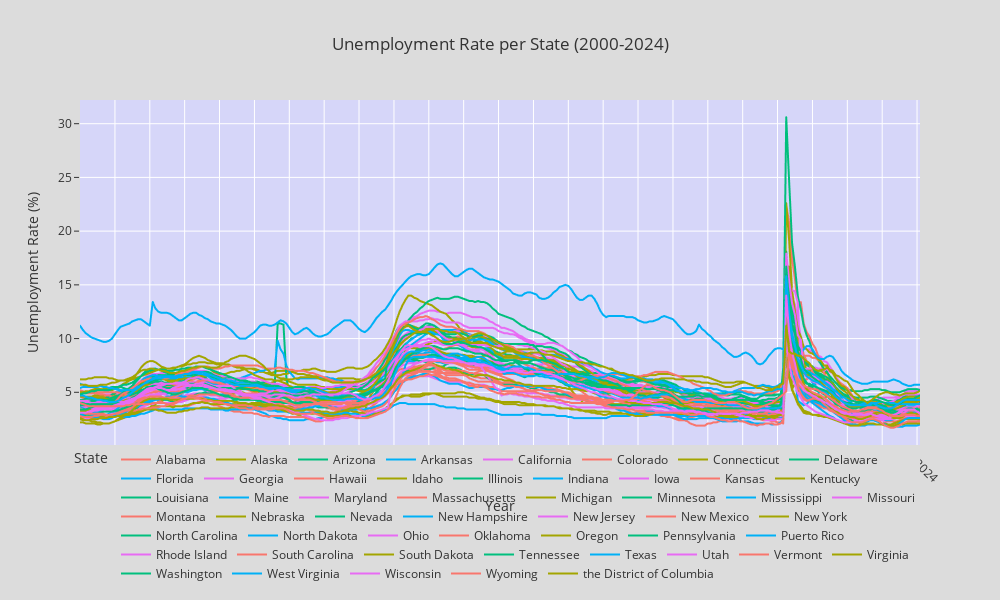

Source (notebook cell):
### Markdown cell above
#### EVOLUTION OF UNEMPLOYMENT RATE BY STATE

### Code cell
# Plot evolution of unemployment rate per state in Plotly, starting in 2000:
df2000 = df.loc["2000-01-01"::]
fig3 = px.line(df2000, title="Unemployment Rate per State (2000-2024)",
              labels={"value": "Unemployment Rate (%)", "variable": "State", "index": "Year"},
              width=1000, height=600)

fig3.update_layout(paper_bgcolor='#DCDCDC')
fig3.update_layout(plot_bgcolor='#d6d6f9')

# set x-axis ticks to be every 12 months, on top:
fig3.update_xaxes(tickangle=45, tickvals=df2000.index[::12], tickmode="array")

# set x axis tick labels to be years only:
fig3.update_xaxes(dtick="M12", tickformat="%Y", )

# ############### PONER LOS TICKS ARRIBA Y YA ESTA ####################



# place legend below plot:
fig3.update_layout(legend=dict(
    orientation="h",
    #yanchor=,
    y=0,
    xanchor="right",
    x=1
))

fig3.show()

### Figure 1 — Plotly figure (JSON) as saved in the notebook; plotly's stock layout.template omitted (floating-point values rounded to 4 significant figures; data arrays with more than 128 entries replaced by an {"elided": "..."} marker saying what was removed)
{"data": [{"hovertemplate": "State=Alabama<br>Year=%{x}<br>Unemployment Rate (%)=%{y}<extra></extra>", "legendgroup": "Alabama", "line": {"color": "#F8766D", "dash": "solid"}, "marker": {"symbol": "circle"}, "mode": "lines", "name": "Alabama", "showlegend": true, "type": "scattergl", "x": {"elided": "290 str values"}, "xaxis": "x", "y": {"elided": "290 float values"}, "yaxis": "y"}, {"hovertemplate": "State=Alaska<br>Year=%{x}<br>Unemployment Rate (%)=%{y}<extra></extra>", "legendgroup": "Alaska", "line": {"color": "#A3A500", "dash": "solid"}, "marker": {"symbol": "circle"}, "mode": "lines", "name": "Alaska", "showlegend": true, "type": "scattergl", "x": {"elided": "290 str values"}, "xaxis": "x", "y": {"elided": "290 float values"}, "yaxis": "y"}, {"hovertemplate": "State=Arizona<br>Year=%{x}<br>Unemployment Rate (%)=%{y}<extra></extra>", "legendgroup": "Arizona", "line": {"color": "#00BF7D", "dash": "solid"}, "marker": {"symbol": "circle"}, "mode": "lines", "name": "Arizona", "showlegend": true, "type": "scattergl", "x": {"elided": "290 str values"}, "xaxis": "x", "y": {"elided": "290 float values"}, "yaxis": "y"}, {"hovertemplate": "State=Arkansas<br>Year=%{x}<br>Unemployment Rate (%)=%{y}<extra></extra>", "legendgroup": "Arkansas", "line": {"color": "#00B0F6", "dash": "solid"}, "marker": {"symbol": "circle"}, "mode": "lines", "name": "Arkansas", "showlegend": true, "type": "scattergl", "x": {"elided": "290 str values"}, "xaxis": "x", "y": {"elided": "290 float values"}, "yaxis": "y"}, {"hovertemplate": "State=California<br>Year=%{x}<br>Unemployment Rate (%)=%{y}<extra></extra>", "legendgroup": "California", "line": {"color": "#E76BF3", "dash": "solid"}, "marker": {"symbol": "circle"}, "mode": "lines", "name": "California", "showlegend": true, "type": "scattergl", "x": {"elided": "290 str values"}, "xaxis": "x", "y": {"elided": "290 float values"}, "yaxis": "y"}, {"hovertemplate": "State=Colorado<br>Year=%{x}<br>Unemployment Rate (%)=%{y}<extra></extra>", "legendgroup": "Colorado", "line": {"color": "#F8766D", "dash": "solid"}, "marker": {"symbol": "circle"}, "mode": "lines", "name": "Colorado", "showlegend": true, "type": "scattergl", "x": {"elided": "290 str values"}, "xaxis": "x", "y": {"elided": "290 float values"}, "yaxis": "y"}, {"hovertemplate": "State=Connecticut<br>Year=%{x}<br>Unemployment Rate (%)=%{y}<extra></extra>", "legendgroup": "Connecticut", "line": {"color": "#A3A500", "dash": "solid"}, "marker": {"symbol": "circle"}, "mode": "lines", "name": "Connecticut", "showlegend": true, "type": "scattergl", "x": {"elided": "290 str values"}, "xaxis": "x", "y": {"elided": "290 float values"}, "yaxis": "y"}, {"hovertemplate": "State=Delaware<br>Year=%{x}<br>Unemployment Rate (%)=%{y}<extra></extra>", "legendgroup": "Delaware", "line": {"color": "#00BF7D", "dash": "solid"}, "marker": {"symbol": "circle"}, "mode": "lines", "name": "Delaware", "showlegend": true, "type": "scattergl", "x": {"elided": "290 str values"}, "xaxis": "x", "y": {"elided": "290 float values"}, "yaxis": "y"}, {"hovertemplate": "State=Florida<br>Year=%{x}<br>Unemployment Rate (%)=%{y}<extra></extra>", "legendgroup": "Florida", "line": {"color": "#00B0F6", "dash": "solid"}, "marker": {"symbol": "circle"}, "mode": "lines", "name": "Florida", "showlegend": true, "type": "scattergl", "x": {"elided": "290 str values"}, "xaxis": "x", "y": {"elided": "290 float values"}, "yaxis": "y"}, {"hovertemplate": "State=Georgia<br>Year=%{x}<br>Unemployment Rate (%)=%{y}<extra></extra>", "legendgroup": "Georgia", "line": {"color": "#E76BF3", "dash": "solid"}, "marker": {"symbol": "circle"}, "mode": "lines", "name": "Georgia", "showlegend": true, "type": "scattergl", "x": {"elided": "290 str values"}, "xaxis": "x", "y": {"elided": "290 float values"}, "yaxis": "y"}, {"hovertemplate": "State=Hawaii<br>Year=%{x}<br>Unemployment Rate (%)=%{y}<extra></extra>", "legendgroup": "Hawaii", "line": {"color": "#F8766D", "dash": "solid"}, "marker": {"symbol": "circle"}, "mode": "lines", "name": "Hawaii", "showlegend": true, "type": "scattergl", "x": {"elided": "290 str values"}, "xaxis": "x", "y": {"elided": "290 float values"}, "yaxis": "y"}, {"hovertemplate": "State=Idaho<br>Year=%{x}<br>Unemployment Rate (%)=%{y}<extra></extra>", "legendgroup": "Idaho", "line": {"color": "#A3A500", "dash": "solid"}, "marker": {"symbol": "circle"}, "mode": "lines", "name": "Idaho", "showlegend": true, "type": "scattergl", "x": {"elided": "290 str values"}, "xaxis": "x", "y": {"elided": "290 float values"}, "yaxis": "y"}, {"hovertemplate": "State=Illinois<br>Year=%{x}<br>Unemployment Rate (%)=%{y}<extra></extra>", "legendgroup": "Illinois", "line": {"color": "#00BF7D", "dash": "solid"}, "marker": {"symbol": "circle"}, "mode": "lines", "name": "Illinois", "showlegend": true, "type": "scattergl", "x": {"elided": "290 str values"}, "xaxis": "x", "y": {"elided": "290 float values"}, "yaxis": "y"}, {"hovertemplate": "State=Indiana<br>Year=%{x}<br>Unemployment Rate (%)=%{y}<extra></extra>", "legendgroup": "Indiana", "line": {"color": "#00B0F6", "dash": "solid"}, "marker": {"symbol": "circle"}, "mode": "lines", "name": "Indiana", "showlegend": true, "type": "scattergl", "x": {"elided": "290 str values"}, "xaxis": "x", "y": {"elided": "290 float values"}, "yaxis": "y"}, {"hovertemplate": "State=Iowa<br>Year=%{x}<br>Unemployment Rate (%)=%{y}<extra></extra>", "legendgroup": "Iowa", "line": {"color": "#E76BF3", "dash": "solid"}, "marker": {"symbol": "circle"}, "mode": "lines", "name": "Iowa", "showlegend": true, "type": "scattergl", "x": {"elided": "290 str values"}, "xaxis": "x", "y": {"elided": "290 float values"}, "yaxis": "y"}, {"hovertemplate": "State=Kansas<br>Year=%{x}<br>Unemployment Rate (%)=%{y}<extra></extra>", "legendgroup": "Kansas", "line": {"color": "#F8766D", "dash": "solid"}, "marker": {"symbol": "circle"}, "mode": "lines", "name": "Kansas", "showlegend": true, "type": "scattergl", "x": {"elided": "290 str values"}, "xaxis": "x", "y": {"elided": "290 float values"}, "yaxis": "y"}, {"hovertemplate": "State=Kentucky<br>Year=%{x}<br>Unemployment Rate (%)=%{y}<extra></extra>", "legendgroup": "Kentucky", "line": {"color": "#A3A500", "dash": "solid"}, "marker": {"symbol": "circle"}, "mode": "lines", "name": "Kentucky", "showlegend": true, "type": "scattergl", "x": {"elided": "290 str values"}, "xaxis": "x", "y": {"elided": "290 float values"}, "yaxis": "y"}, {"hovertemplate": "State=Louisiana<br>Year=%{x}<br>Unemployment Rate (%)=%{y}<extra></extra>", "legendgroup": "Louisiana", "line": {"color": "#00BF7D", "dash": "solid"}, "marker": {"symbol": "circle"}, "mode": "lines", "name": "Louisiana", "showlegend": true, "type": "scattergl", "x": {"elided": "290 str values"}, "xaxis": "x", "y": {"elided": "290 float values"}, "yaxis": "y"}, {"hovertemplate": "State=Maine<br>Year=%{x}<br>Unemployment Rate (%)=%{y}<extra></extra>", "legendgroup": "Maine", "line": {"color": "#00B0F6", "dash": "solid"}, "marker": {"symbol": "circle"}, "mode": "lines", "name": "Maine", "showlegend": true, "type": "scattergl", "x": {"elided": "290 str values"}, "xaxis": "x", "y": {"elided": "290 float values"}, "yaxis": "y"}, {"hovertemplate": "State=Maryland<br>Year=%{x}<br>Unemployment Rate (%)=%{y}<extra></extra>", "legendgroup": "Maryland", "line": {"color": "#E76BF3", "dash": "solid"}, "marker": {"symbol": "circle"}, "mode": "lines", "name": "Maryland", "showlegend": true, "type": "scattergl", "x": {"elided": "290 str values"}, "xaxis": "x", "y": {"elided": "290 float values"}, "yaxis": "y"}, {"hovertemplate": "State=Massachusetts<br>Year=%{x}<br>Unemployment Rate (%)=%{y}<extra></extra>", "legendgroup": "Massachusetts", "line": {"color": "#F8766D", "dash": "solid"}, "marker": {"symbol": "circle"}, "mode": "lines", "name": "Massachusetts", "showlegend": true, "type": "scattergl", "x": {"elided": "290 str values"}, "xaxis": "x", "y": {"elided": "290 float values"}, "yaxis": "y"}, {"hovertemplate": "State=Michigan<br>Year=%{x}<br>Unemployment Rate (%)=%{y}<extra></extra>", "legendgroup": "Michigan", "line": {"color": "#A3A500", "dash": "solid"}, "marker": {"symbol": "circle"}, "mode": "lines", "name": "Michigan", "showlegend": true, "type": "scattergl", "x": {"elided": "290 str values"}, "xaxis": "x", "y": {"elided": "290 float values"}, "yaxis": "y"}, {"hovertemplate": "State=Minnesota<br>Year=%{x}<br>Unemployment Rate (%)=%{y}<extra></extra>", "legendgroup": "Minnesota", "line": {"color": "#00BF7D", "dash": "solid"}, "marker": {"symbol": "circle"}, "mode": "lines", "name": "Minnesota", "showlegend": true, "type": "scattergl", "x": {"elided": "290 str values"}, "xaxis": "x", "y": {"elided": "290 float values"}, "yaxis": "y"}, {"hovertemplate": "State=Mississippi<br>Year=%{x}<br>Unemployment Rate (%)=%{y}<extra></extra>", "legendgroup": "Mississippi", "line": {"color": "#00B0F6", "dash": "solid"}, "marker": {"symbol": "circle"}, "mode": "lines", "name": "Mississippi", "showlegend": true, "type": "scattergl", "x": {"elided": "290 str values"}, "xaxis": "x", "y": {"elided": "290 float values"}, "yaxis": "y"}, {"hovertemplate": "State=Missouri<br>Year=%{x}<br>Unemployment Rate (%)=%{y}<extra></extra>", "legendgroup": "Missouri", "line": {"color": "#E76BF3", "dash": "solid"}, "marker": {"symbol": "circle"}, "mode": "lines", "name": "Missouri", "showlegend": true, "type": "scattergl", "x": {"elided": "290 str values"}, "xaxis": "x", "y": {"elided": "290 float values"}, "yaxis": "y"}, {"hovertemplate": "State=Montana<br>Year=%{x}<br>Unemployment Rate (%)=%{y}<extra></extra>", "legendgroup": "Montana", "line": {"color": "#F8766D", "dash": "solid"}, "marker": {"symbol": "circle"}, "mode": "lines", "name": "Montana", "showlegend": true, "type": "scattergl", "x": {"elided": "290 str values"}, "xaxis": "x", "y": {"elided": "290 float values"}, "yaxis": "y"}, {"hovertemplate": "State=Nebraska<br>Year=%{x}<br>Unemployment Rate (%)=%{y}<extra></extra>", "legendgroup": "Nebraska", "line": {"color": "#A3A500", "dash": "solid"}, "marker": {"symbol": "circle"}, "mode": "lines", "name": "Nebraska", "showlegend": true, "type": "scattergl", "x": {"elided": "290 str values"}, "xaxis": "x", "y": {"elided": "290 float values"}, "yaxis": "y"}, {"hovertemplate": "State=Nevada<br>Year=%{x}<br>Unemployment Rate (%)=%{y}<extra></extra>", "legendgroup": "Nevada", "line": {"color": "#00BF7D", "dash": "solid"}, "marker": {"symbol": "circle"}, "mode": "lines", "name": "Nevada", "showlegend": true, "type": "scattergl", "x": {"elided": "290 str values"}, "xaxis": "x", "y": {"elided": "290 float values"}, "yaxis": "y"}, {"hovertemplate": "State=New Hampshire<br>Year=%{x}<br>Unemployment Rate (%)=%{y}<extra></extra>", "legendgroup": "New Hampshire", "line": {"color": "#00B0F6", "dash": "solid"}, "marker": {"symbol": "circle"}, "mode": "lines", "name": "New Hampshire", "showlegend": true, "type": "scattergl", "x": {"elided": "290 str values"}, "xaxis": "x", "y": {"elided": "290 float values"}, "yaxis": "y"}, {"hovertemplate": "State=New Jersey<br>Year=%{x}<br>Unemployment Rate (%)=%{y}<extra></extra>", "legendgroup": "New Jersey", "line": {"color": "#E76BF3", "dash": "solid"}, "marker": {"symbol": "circle"}, "mode": "lines", "name": "New Jersey", "showlegend": true, "type": "scattergl", "x": {"elided": "290 str values"}, "xaxis": "x", "y": {"elided": "290 float values"}, "yaxis": "y"}, {"hovertemplate": "State=New Mexico<br>Year=%{x}<br>Unemployment Rate (%)=%{y}<extra></extra>", "legendgroup": "New Mexico", "line": {"color": "#F8766D", "dash": "solid"}, "marker": {"symbol": "circle"}, "mode": "lines", "name": "New Mexico", "showlegend": true, "type": "scattergl", "x": {"elided": "290 str values"}, "xaxis": "x", "y": {"elided": "290 float values"}, "yaxis": "y"}, {"hovertemplate": "State=New York<br>Year=%{x}<br>Unemployment Rate (%)=%{y}<extra></extra>", "legendgroup": "New York", "line": {"color": "#A3A500", "dash": "solid"}, "marker": {"symbol": "circle"}, "mode": "lines", "name": "New York", "showlegend": true, "type": "scattergl", "x": {"elided": "290 str values"}, "xaxis": "x", "y": {"elided": "290 float values"}, "yaxis": "y"}, {"hovertemplate": "State=North Carolina<br>Year=%{x}<br>Unemployment Rate (%)=%{y}<extra></extra>", "legendgroup": "North Carolina", "line": {"color": "#00BF7D", "dash": "solid"}, "marker": {"symbol": "circle"}, "mode": "lines", "name": "North Carolina", "showlegend": true, "type": "scattergl", "x": {"elided": "290 str values"}, "xaxis": "x", "y": {"elided": "290 float values"}, "yaxis": "y"}, {"hovertemplate": "State=North Dakota<br>Year=%{x}<br>Unemployment Rate (%)=%{y}<extra></extra>", "legendgroup": "North Dakota", "line": {"color": "#00B0F6", "dash": "solid"}, "marker": {"symbol": "circle"}, "mode": "lines", "name": "North Dakota", "showlegend": true, "type": "scattergl", "x": {"elided": "290 str values"}, "xaxis": "x", "y": {"elided": "290 float values"}, "yaxis": "y"}, {"hovertemplate": "State=Ohio<br>Year=%{x}<br>Unemployment Rate (%)=%{y}<extra></extra>", "legendgroup": "Ohio", "line": {"color": "#E76BF3", "dash": "solid"}, "marker": {"symbol": "circle"}, "mode": "lines", "name": "Ohio", "showlegend": true, "type": "scattergl", "x": {"elided": "290 str values"}, "xaxis": "x", "y": {"elided": "290 float values"}, "yaxis": "y"}, {"hovertemplate": "State=Oklahoma<br>Year=%{x}<br>Unemployment Rate (%)=%{y}<extra></extra>", "legendgroup": "Oklahoma", "line": {"color": "#F8766D", "dash": "solid"}, "marker": {"symbol": "circle"}, "mode": "lines", "name": "Oklahoma", "showlegend": true, "type": "scattergl", "x": {"elided": "290 str values"}, "xaxis": "x", "y": {"elided": "290 float values"}, "yaxis": "y"}, {"hovertemplate": "State=Oregon<br>Year=%{x}<br>Unemployment Rate (%)=%{y}<extra></extra>", "legendgroup": "Oregon", "line": {"color": "#A3A500", "dash": "solid"}, "marker": {"symbol": "circle"}, "mode": "lines", "name": "Oregon", "showlegend": true, "type": "scattergl", "x": {"elided": "290 str values"}, "xaxis": "x", "y": {"elided": "290 float values"}, "yaxis": "y"}, {"hovertemplate": "State=Pennsylvania<br>Year=%{x}<br>Unemployment Rate (%)=%{y}<extra></extra>", "legendgroup": "Pennsylvania", "line": {"color": "#00BF7D", "dash": "solid"}, "marker": {"symbol": "circle"}, "mode": "lines", "name": "Pennsylvania", "showlegend": true, "type": "scattergl", "x": {"elided": "290 str values"}, "xaxis": "x", "y": {"elided": "290 float values"}, "yaxis": "y"}, {"hovertemplate": "State=Puerto Rico<br>Year=%{x}<br>Unemployment Rate (%)=%{y}<extra></extra>", "legendgroup": "Puerto Rico", "line": {"color": "#00B0F6", "dash": "solid"}, "marker": {"symbol": "circle"}, "mode": "lines", "name": "Puerto Rico", "showlegend": true, "type": "scattergl", "x": {"elided": "290 str values"}, "xaxis": "x", "y": {"elided": "290 float values"}, "yaxis": "y"}, {"hovertemplate": "State=Rhode Island<br>Year=%{x}<br>Unemployment Rate (%)=%{y}<extra></extra>", "legendgroup": "Rhode Island", "line": {"color": "#E76BF3", "dash": "solid"}, "marker": {"symbol": "circle"}, "mode": "lines", "name": "Rhode Island", "showlegend": true, "type": "scattergl", "x": {"elided": "290 str values"}, "xaxis": "x", "y": {"elided": "290 float values"}, "yaxis": "y"}, {"hovertemplate": "State=South Carolina<br>Year=%{x}<br>Unemployment Rate (%)=%{y}<extra></extra>", "legendgroup": "South Carolina", "line": {"color": "#F8766D", "dash": "solid"}, "marker": {"symbol": "circle"}, "mode": "lines", "name": "South Carolina", "showlegend": true, "type": "scattergl", "x": {"elided": "290 str values"}, "xaxis": "x", "y": {"elided": "290 float values"}, "yaxis": "y"}, {"hovertemplate": "State=South Dakota<br>Year=%{x}<br>Unemployment Rate (%)=%{y}<extra></extra>", "legendgroup": "South Dakota", "line": {"color": "#A3A500", "dash": "solid"}, "marker": {"symbol": "circle"}, "mode": "lines", "name": "South Dakota", "showlegend": true, "type": "scattergl", "x": {"elided": "290 str values"}, "xaxis": "x", "y": {"elided": "290 float values"}, "yaxis": "y"}, {"hovertemplate": "State=Tennessee<br>Year=%{x}<br>Unemployment Rate (%)=%{y}<extra></extra>", "legendgroup": "Tennessee", "line": {"color": "#00BF7D", "dash": "solid"}, "marker": {"symbol": "circle"}, "mode": "lines", "name": "Tennessee", "showlegend": true, "type": "scattergl", "x": {"elided": "290 str values"}, "xaxis": "x", "y": {"elided": "290 float values"}, "yaxis": "y"}, {"hovertemplate": "State=Texas<br>Year=%{x}<br>Unemployment Rate (%)=%{y}<extra></extra>", "legendgroup": "Texas", "line": {"color": "#00B0F6", "dash": "solid"}, "marker": {"symbol": "circle"}, "mode": "lines", "name": "Texas", "showlegend": true, "type": "scattergl", "x": {"elided": "290 str values"}, "xaxis": "x", "y": {"elided": "290 float values"}, "yaxis": "y"}, {"hovertemplate": "State=Utah<br>Year=%{x}<br>Unemployment Rate (%)=%{y}<extra></extra>", "legendgroup": "Utah", "line": {"color": "#E76BF3", "dash": "solid"}, "marker": {"symbol": "circle"}, "mode": "lines", "name": "Utah", "showlegend": true, "type": "scattergl", "x": {"elided": "290 str values"}, "xaxis": "x", "y": {"elided": "290 float values"}, "yaxis": "y"}, {"hovertemplate": "State=Vermont<br>Year=%{x}<br>Unemployment Rate (%)=%{y}<extra></extra>", "legendgroup": "Vermont", "line": {"color": "#F8766D", "dash": "solid"}, "marker": {"symbol": "circle"}, "mode": "lines", "name": "Vermont", "showlegend": true, "type": "scattergl", "x": {"elided": "290 str values"}, "xaxis": "x", "y": {"elided": "290 float values"}, "yaxis": "y"}, {"hovertemplate": "State=Virginia<br>Year=%{x}<br>Unemployment Rate (%)=%{y}<extra></extra>", "legendgroup": "Virginia", "line": {"color": "#A3A500", "dash": "solid"}, "marker": {"symbol": "circle"}, "mode": "lines", "name": "Virginia", "showlegend": true, "type": "scattergl", "x": {"elided": "290 str values"}, "xaxis": "x", "y": {"elided": "290 float values"}, "yaxis": "y"}, {"hovertemplate": "State=Washington<br>Year=%{x}<br>Unemployment Rate (%)=%{y}<extra></extra>", "legendgroup": "Washington", "line": {"color": "#00BF7D", "dash": "solid"}, "marker": {"symbol": "circle"}, "mode": "lines", "name": "Washington", "showlegend": true, "type": "scattergl", "x": {"elided": "290 str values"}, "xaxis": "x", "y": {"elided": "290 float values"}, "yaxis": "y"}, {"hovertemplate": "State=West Virginia<br>Year=%{x}<br>Unemployment Rate (%)=%{y}<extra></extra>", "legendgroup": "West Virginia", "line": {"color": "#00B0F6", "dash": "solid"}, "marker": {"symbol": "circle"}, "mode": "lines", "name": "West Virginia", "showlegend": true, "type": "scattergl", "x": {"elided": "290 str values"}, "xaxis": "x", "y": {"elided": "290 float values"}, "yaxis": "y"}, {"hovertemplate": "State=Wisconsin<br>Year=%{x}<br>Unemployment Rate (%)=%{y}<extra></extra>", "legendgroup": "Wisconsin", "line": {"color": "#E76BF3", "dash": "solid"}, "marker": {"symbol": "circle"}, "mode": "lines", "name": "Wisconsin", "showlegend": true, "type": "scattergl", "x": {"elided": "290 str values"}, "xaxis": "x", "y": {"elided": "290 float values"}, "yaxis": "y"}, {"hovertemplate": "State=Wyoming<br>Year=%{x}<br>Unemployment Rate (%)=%{y}<extra></extra>", "legendgroup": "Wyoming", "line": {"color": "#F8766D", "dash": "solid"}, "marker": {"symbol": "circle"}, "mode": "lines", "name": "Wyoming", "showlegend": true, "type": "scattergl", "x": {"elided": "290 str values"}, "xaxis": "x", "y": {"elided": "290 float values"}, "yaxis": "y"}, {"hovertemplate": "State=the District of Columbia<br>Year=%{x}<br>Unemployment Rate (%)=%{y}<extra></extra>", "legendgroup": "the District of Columbia", "line": {"color": "#A3A500", "dash": "solid"}, "marker": {"symbol": "circle"}, "mode": "lines", "name": "the District of Columbia", "showlegend": true, "type": "scattergl", "x": {"elided": "290 str values"}, "xaxis": "x", "y": {"elided": "290 float values"}, "yaxis": "y"}], "layout": {"height": 600, "legend": {"orientation": "h", "title": {"text": "State"}, "tracegroupgap": 0, "x": 1, "xanchor": "right", "y": 0}, "paper_bgcolor": "#DCDCDC", "plot_bgcolor": "#d6d6f9", "title": {"text": "Unemployment Rate per State (2000-2024)"}, "width": 1000, "xaxis": {"anchor": "y", "domain": [0, 1], "dtick": "M12", "tickangle": 45, "tickformat": "%Y", "tickmode": "array", "tickvals": ["2000-01-01T00:00:00", "2001-01-01T00:00:00", "2002-01-01T00:00:00", "2003-01-01T00:00:00", "2004-01-01T00:00:00", "2005-01-01T00:00:00", "2006-01-01T00:00:00", "2007-01-01T00:00:00", "2008-01-01T00:00:00", "2009-01-01T00:00:00", "2010-01-01T00:00:00", "2011-01-01T00:00:00", "2012-01-01T00:00:00", "2013-01-01T00:00:00", "2014-01-01T00:00:00", "2015-01-01T00:00:00", "2016-01-01T00:00:00", "2017-01-01T00:00:00", "2018-01-01T00:00:00", "2019-01-01T00:00:00", "2020-01-01T00:00:00", "2021-01-01T00:00:00", "2022-01-01T00:00:00", "2023-01-01T00:00:00", "2024-01-01T00:00:00"], "title": {"text": "Year"}}, "yaxis": {"anchor": "x", "domain": [0, 1], "title": {"text": "Unemployment Rate (%)"}}}}
